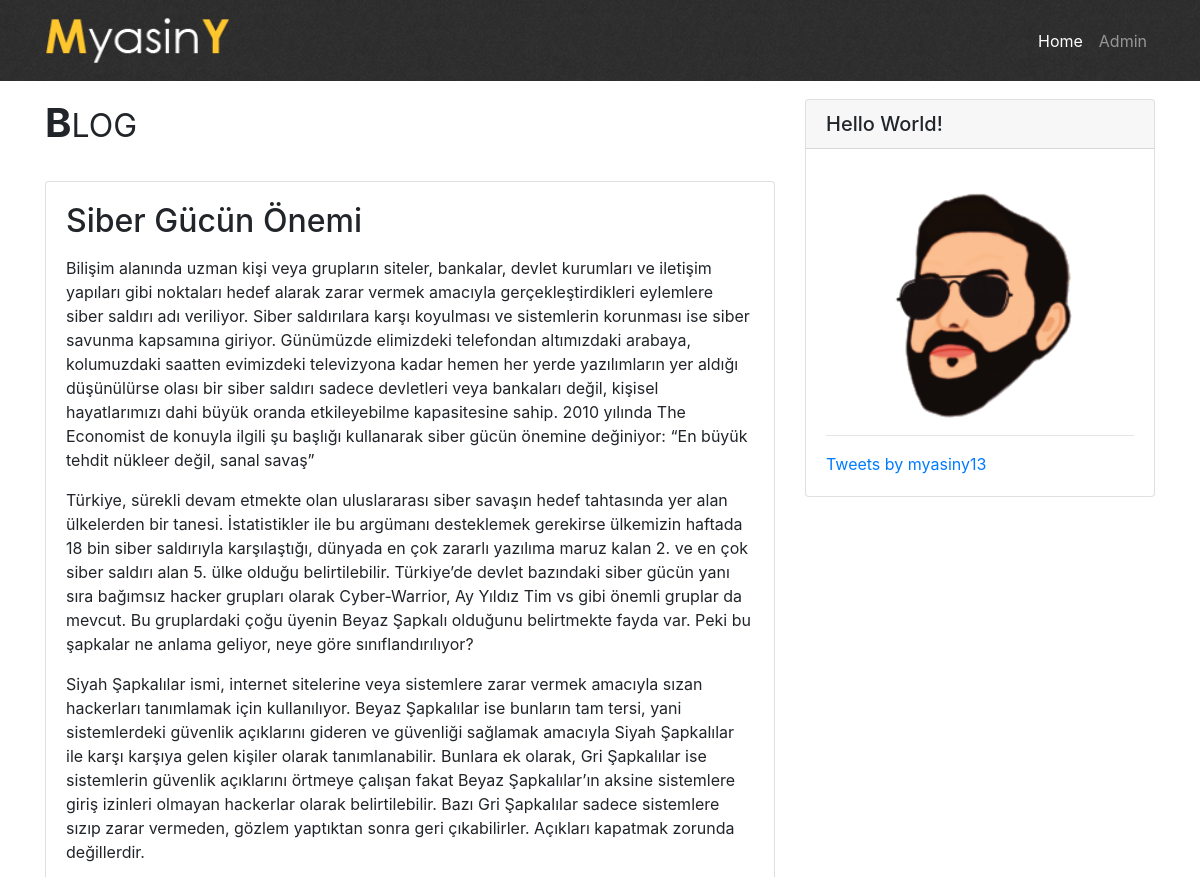
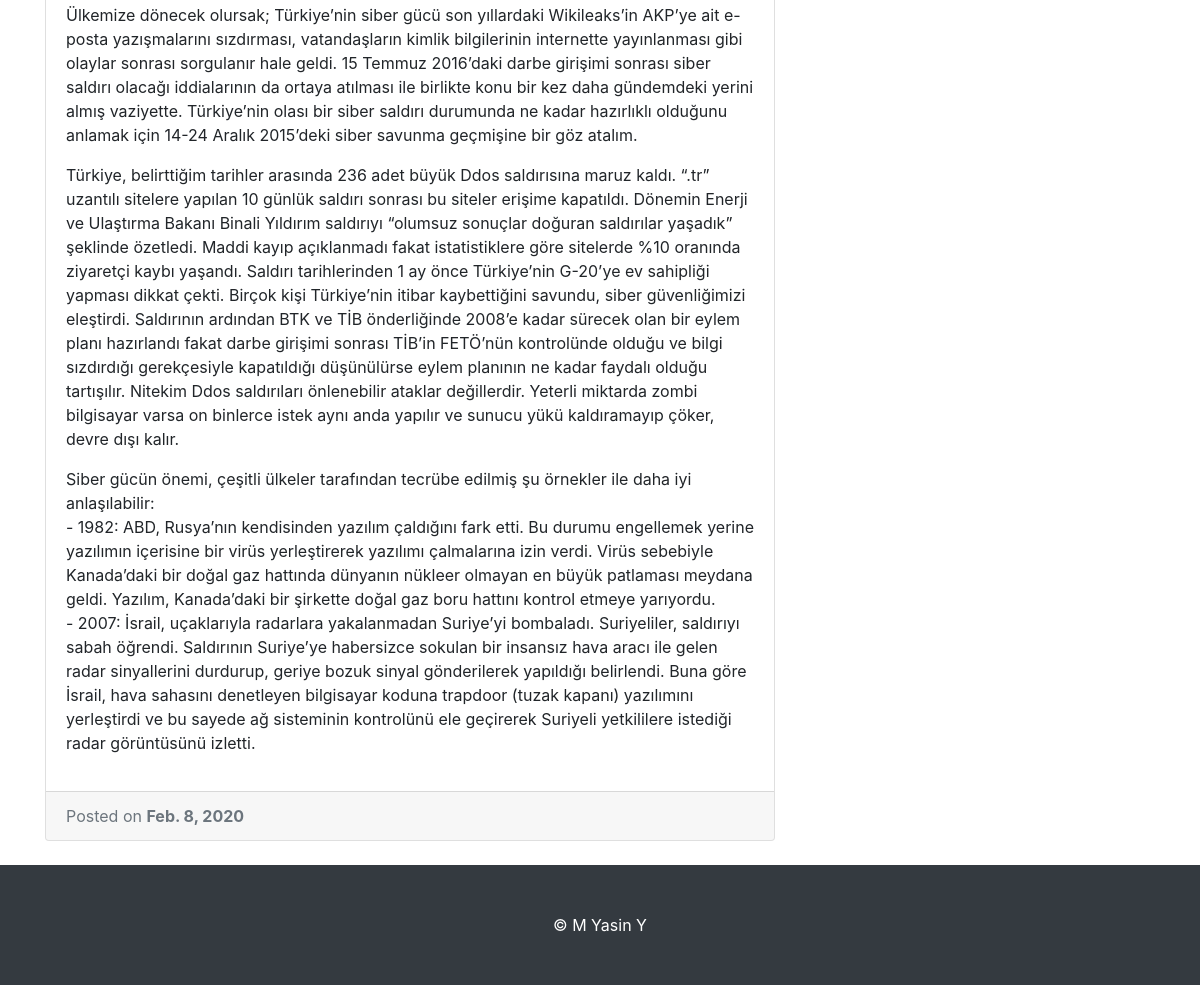
Page /blog/7/ on the earlier database version (2 pictures, top to bottom).
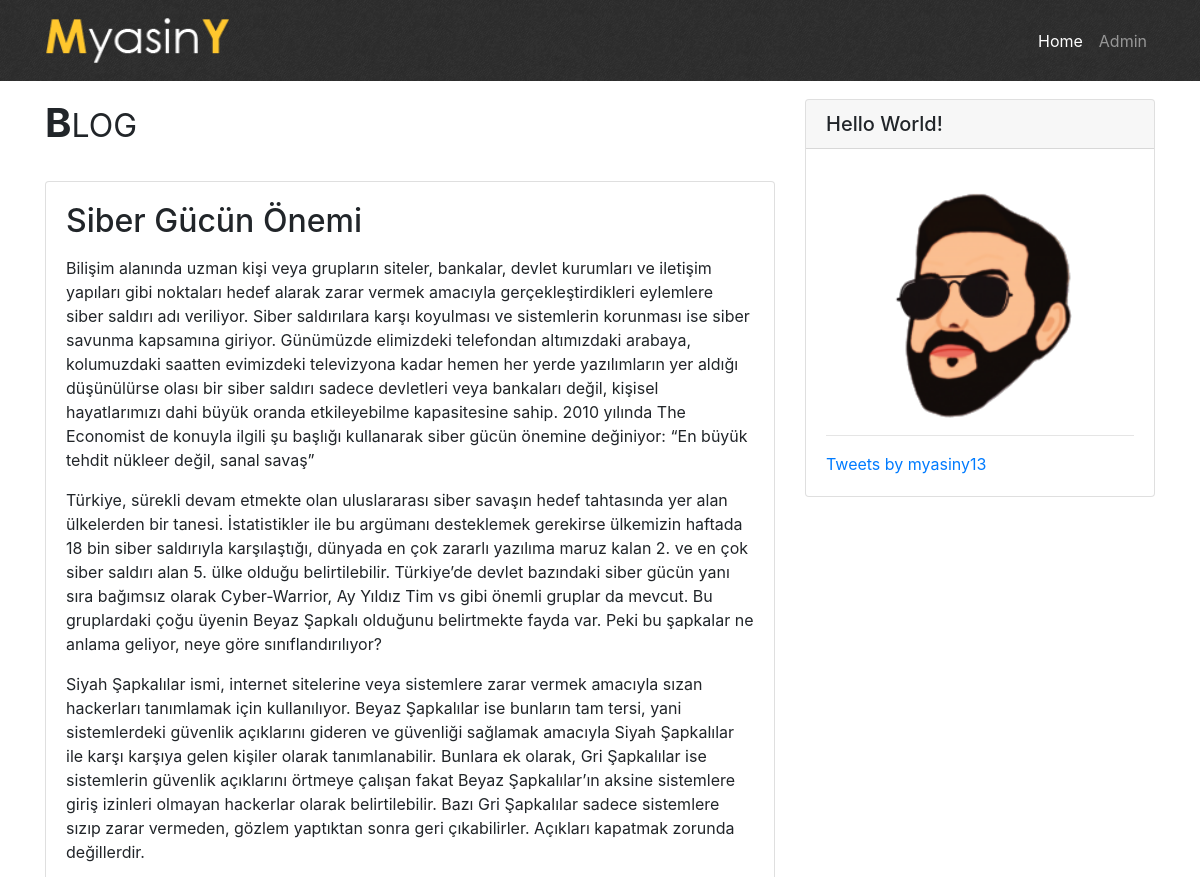
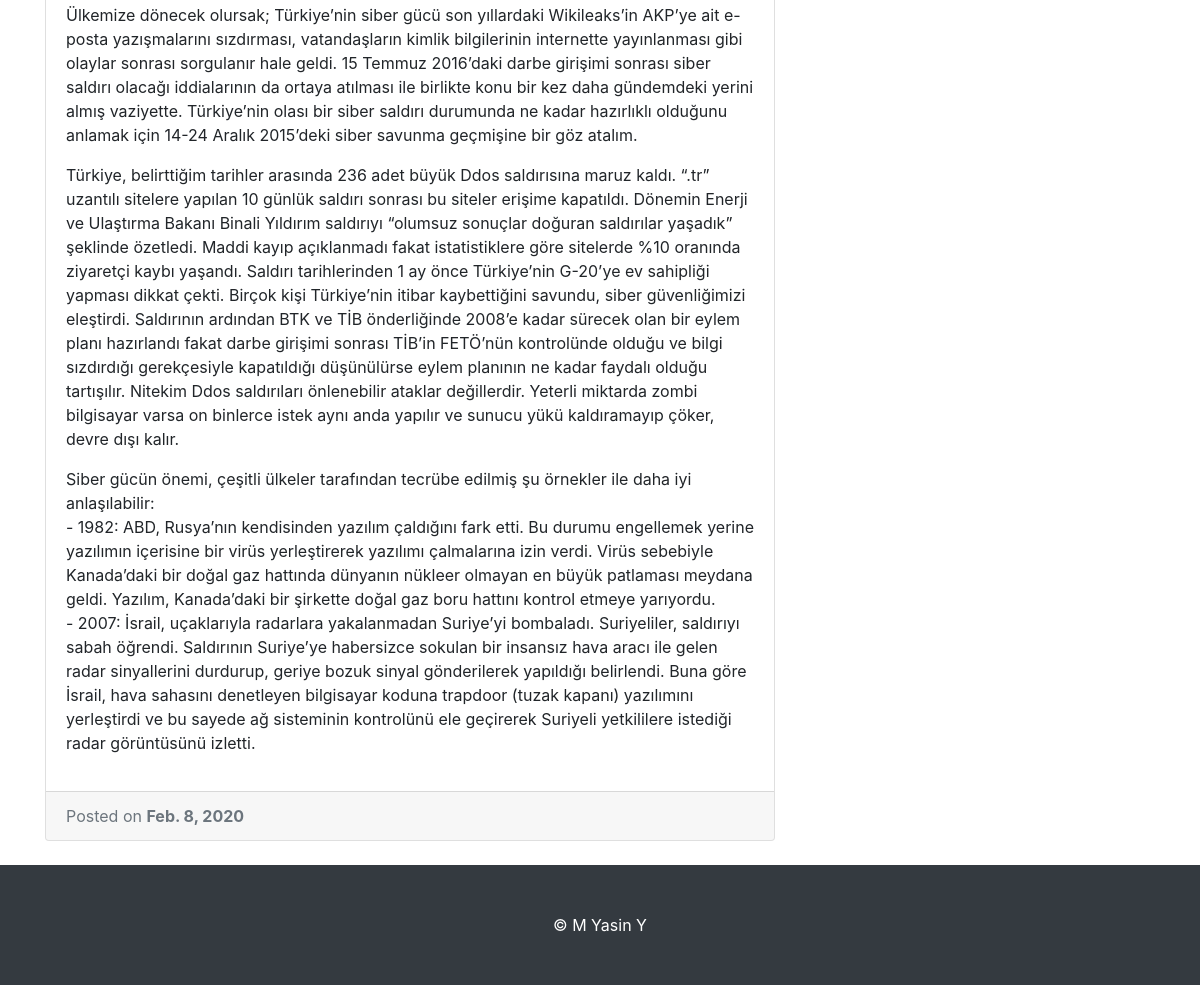
Same page on the later database version (2 pictures, top to bottom).
### myblog/models.py (models this page shows, shortened)
class Post(models.Model):
    title = models.CharField(blank=False, max_length=100)
    body = models.TextField(blank=False)
    date = models.DateField(default=datetime.now)

### myblog/views.py (the view)
# urls.py: path('<post_id>/', views.detail, name='detail')
def detail(request, post_id):
    try:
        post = Post.objects.get(id=post_id)
    except Post.DoesNotExist:
        raise Http404("Sorry :(")
    return render(request, "detail.html", {'result': post})

### templates/detail.html (shortened to what this page needs)
{% extends 'base.html' %}
{% load static %}
{% block content %}
    <div class="a2a_kit a2a_kit_size_32 a2a_default_style paylas">
    </div>
    <div class="card mb-4">
        <div class="card-body">
            <h2 class="card-title">{{ result.title }}</h2>
            {% autoescape off %}
                <p class="card-text">{{ result.body|linebreaks }}</p>
            {% endautoescape %}
        </div>
        <div class="card-footer text-muted">
            Posted on <b>{{ result.date }}</b>
        </div>
    </div>
{% endblock %}

Differences in the rows shown:
changed Post "Siber Gücün Önemi": body "…gücün yanı sıra bağımsız hacker grupları olarak Cyber-Warrior, Ay Yıldız…" → "…gücün yanı sıra bağımsız olarak Cyber-Warrior, Ay Yıldız…"
